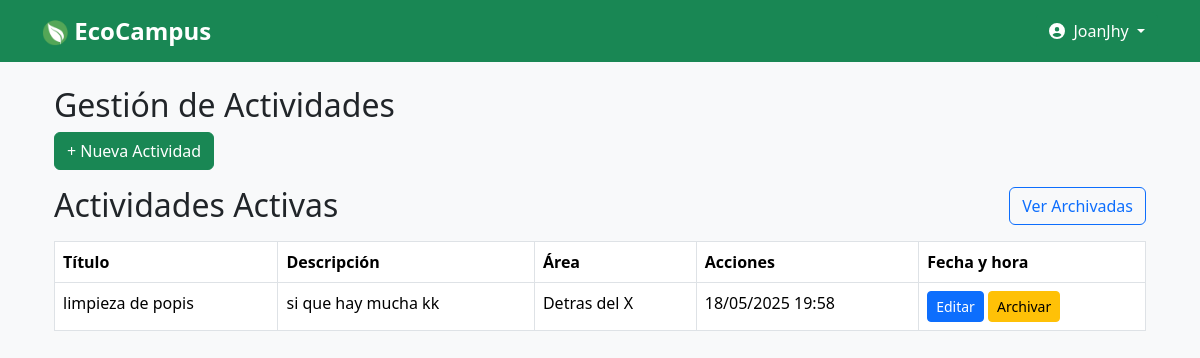
/admin/actividades (signed in), run on an earlier commit of the app's database.
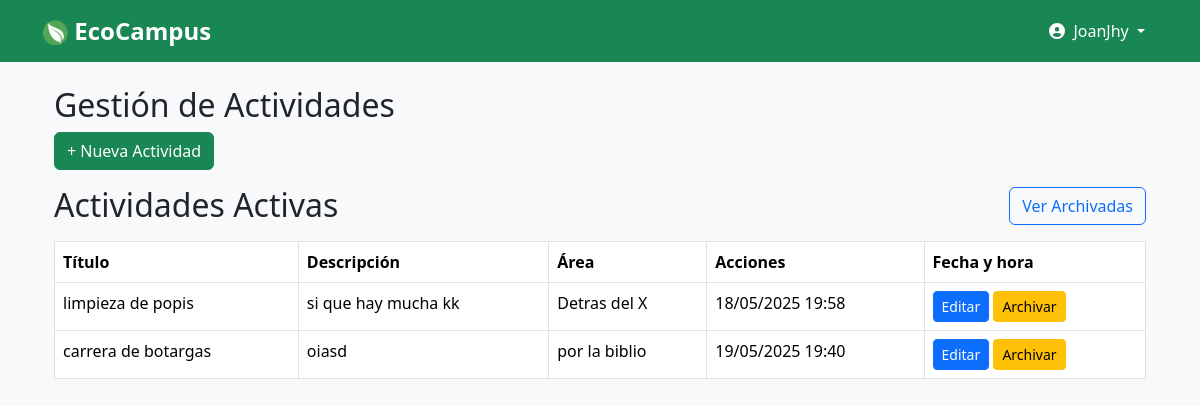
And on a later commit of the database.
### backend/models.py (models this page shows)
class Actividad(db.Model):
    id = db.Column(db.Integer, primary_key=True)
    titulo = db.Column(db.String(100), nullable=False)
    descripcion = db.Column(db.String(200))
    area = db.Column(db.String(100))
    fecha_hora_inicio = db.Column(db.DateTime, nullable=False, default=datetime.utcnow)
    archivada = db.Column(db.Boolean, default=False)

### backend/routes.py (the view)
    @app.route('/admin/actividades')
    @admin_required
    def admin_actividades():
        archivar_actividades_pasadas()  # Reutilizamos la función
        mostrar_archivadas = request.args.get('archivadas') == '1'
        actividades = Actividad.query.filter_by(
            archivada=mostrar_archivadas
        ).order_by(Actividad.fecha_hora_inicio.asc()).all()
        return render_template('admin/actividades.html', actividades=actividades, mostrar_archivadas=mostrar_archivadas)

### frontend/templates/admin/actividades.html
{% extends 'layout.html' %}
{% block content %}
<div class="container mt-4">
    <h2>Gestión de Actividades</h2>
    <a href="{{ url_for('crear_actividad') }}" class="btn btn-success mb-3">+ Nueva Actividad</a>
    <div class="d-flex justify-content-between align-items-center mb-3">
        <h2 class="mb-0">
            {% if mostrar_archivadas %}
            Actividades Archivadas
            {% else %}
            Actividades Activas
            {% endif %}
        </h2>
        <a href="{{ url_for('admin_actividades', archivadas='0' if mostrar_archivadas else '1') }}" class="btn btn-outline-primary">
            {% if mostrar_archivadas %}
            Ver Activas
            {% else %}
            Ver Archivadas
            {% endif %}
        </a>
    </div>
    <table class="table table-bordered">
        <thead>
        <tr>
            <th>Título</th>
            <th>Descripción</th>
            <th>Área</th>
            <th>Acciones</th>
            <th>Fecha y hora</th>
        </tr>
        </thead>
        <tbody>
        {% for actividad in actividades %}
        <tr>
            <td>{{ actividad.titulo }}</td>
            <td>{{ actividad.descripcion }}</td>
            <td>{{ actividad.area }}</td>
            <td>{{ actividad.fecha_hora_inicio.strftime('%d/%m/%Y %H:%M') }}</td>
            <td>
                <a href="{{ url_for('editar_actividad', id=actividad.id) }}" class="btn btn-sm btn-primary">
                    Editar
                </a>
                <form method="POST" action="{{ url_for('archivar_actividad', id=actividad.id) }}" class="d-inline">
                    {% if not actividad.archivada %}
                    <button type="submit" class="btn btn-sm btn-warning">
                        Archivar
                    </button>
                    {% else %}
                    <button type="submit" class="btn btn-sm btn-info">
                        Desarchivar
                    </button>
                    {% endif %}
                </form>
            </td>
        </tr>
        {% endfor %}
        </tbody>
    </table>
</div>
{% endblock %}

What changed in the data, as far as the page shows it:
added Actividad: titulo "carrera de botargas", descripcion "oiasd", area "por la biblio", fecha_hora_inicio "19/05/2025 19:40", archivada "Archivar"
